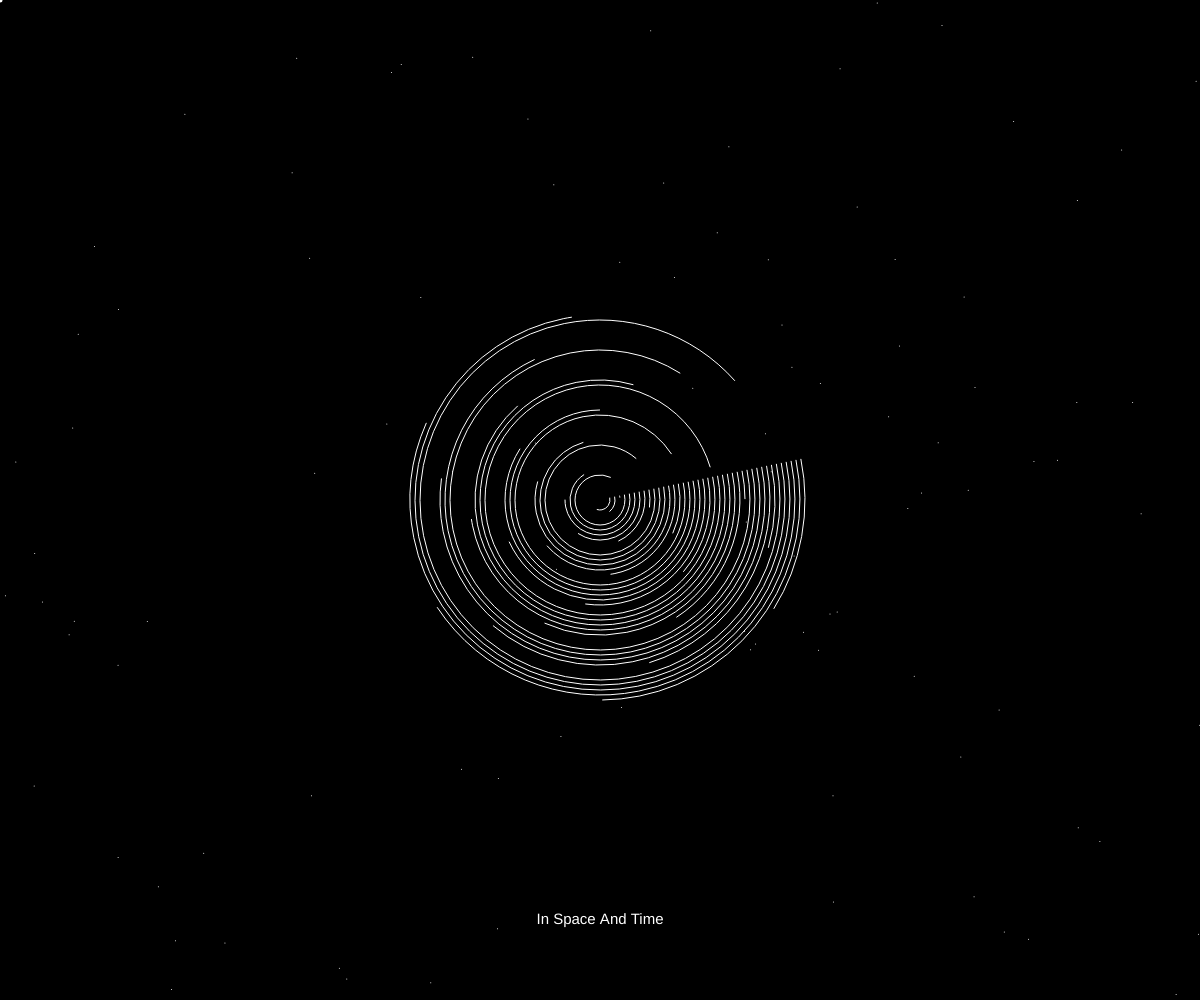
Frame 1 (no input)
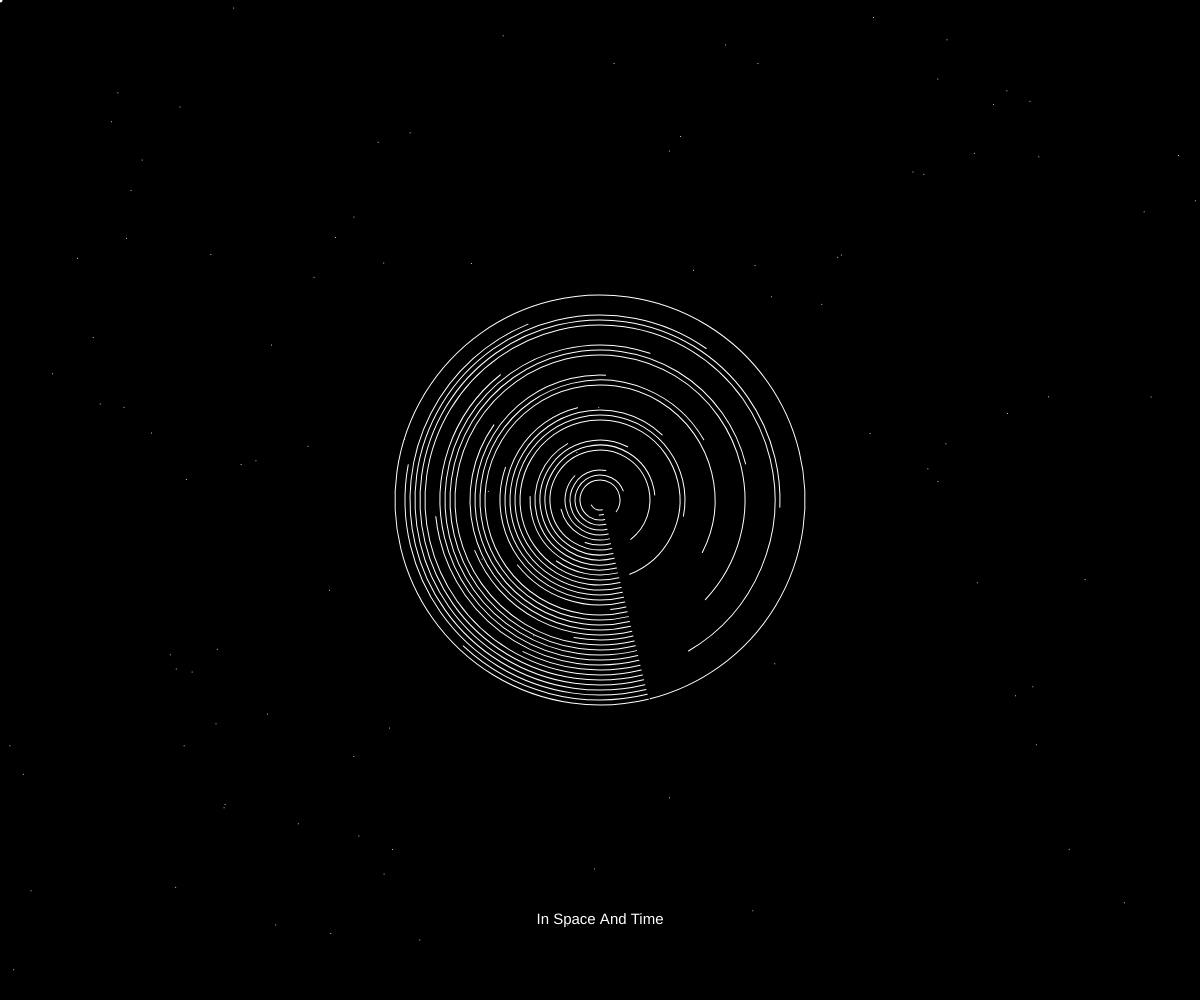
Frame 60 (no input)
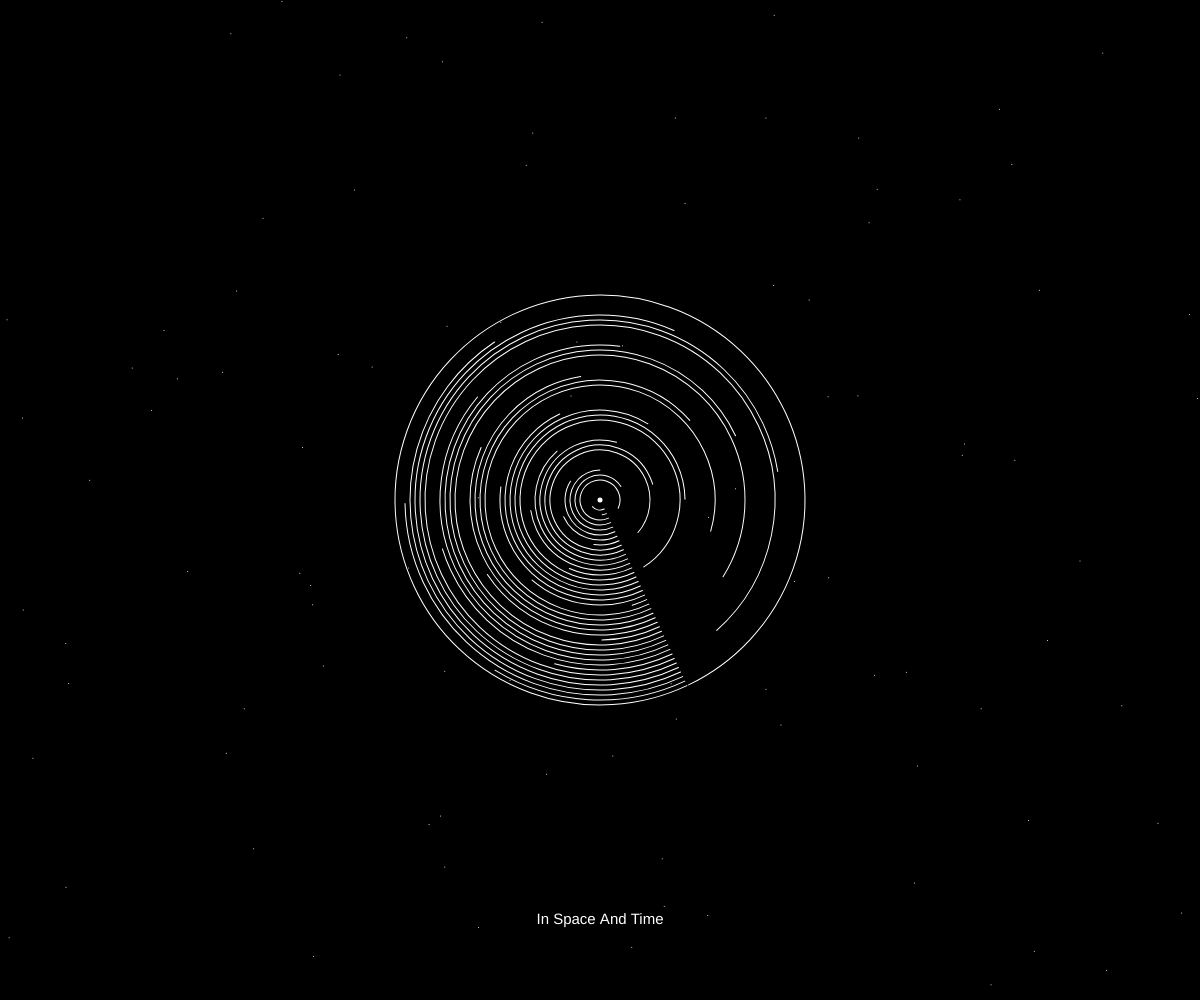
Frame 120 (the mouse pressed at the canvas centre since frame 60)

The p5.js sketch that drew these frames (run headless with seeded random() and noise() and a simulated clock; from frame 60 on, the mouse is pressed at the canvas centre):

// p5.js sketch
// ── sketch.js
let gap = 10;
let cirNum = 40;
let cirSize = 20;
let angle = 0;
let ptNum = 100;
function setup() {
  createCanvas(windowWidth, windowHeight);
  angleMode(degrees);
}

function draw() {
  background('black');
  //custom shape for mouse
  noCursor();
  noStroke();
  fill('white');
  circle(mouseX, mouseY, 5);
  
  
  //main graph
  push();
  translate(width/2, height/2);
  rotate(angle);
  //angle = map(mouseX, 0, width, -1, 1)
  angle = angle + map(mouseX, 0, width, -0.2, 0.2)
  noFill();
  stroke('white');
  strokeWeight(1);
  for (let i = 0; i < cirNum; i++) {
    
    
  arc(0, 0, cirSize + gap * i, cirSize + gap * i, angle, 360 - i  );
  }
  pop();
  
  //random noise
  

  stroke('white');
  strokeWeight(1);
  for (let i =0; i < ptNum; i++){
  point(random(width), random(height));
  }
 
  
  //title 
  push();
   translate(width/2, height - 80);
  noStroke();
  textFont('Helvetica');
  textSize(15);
  textAlign(CENTER, CENTER);
  text('In Space And Time', 0, 0);
  pop();
  
  
  
  
}
